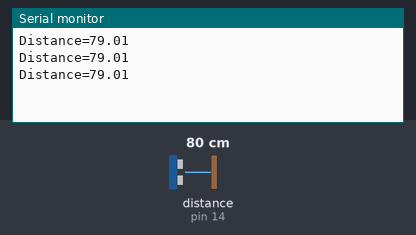
A sketch run on a simulated Arduino Mega 2560, built with avr-gcc and run on an emulated ATmega2560. Parts: the last lines printed to the serial monitor. Wiring (inferred from the names in the program): ultrasonic range finder: trigger pin 12; echo pin 14. The test bench sets the inputs (shaded band); at power-on: distance to the obstacle (sensor on pin 14) 80 cm. The echo pulse lasts 58.3 µs per cm.

Above: at 1.3 s.
1.4 s: distance to the obstacle (sensor on pin 14) set to 2 cm
At 1.9 s:
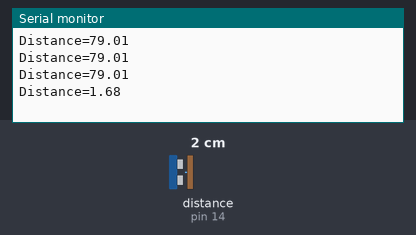
2.9 s: distance to the obstacle (sensor on pin 14) set to 4 cm
At 3.4 s:
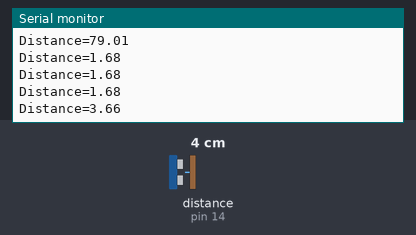
Timing chart, 0 to 5.9 s (numbered marks = the images above; inputs shaded):
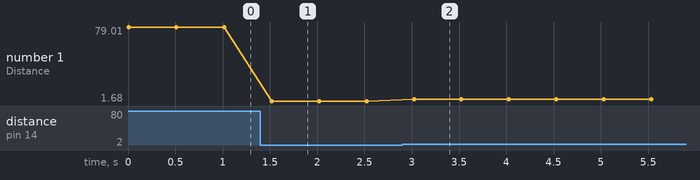

Measured:
- after the input at 1.4 s, the serial monitor: prints a new line after 0.12 s (image 1)
- after the input at 2.9 s, the serial monitor: prints a new line after 0.12 s (image 2)
- plotted number 1: 79.01 → 1.68 after the input at 1.4 s, 1.68 → 3.66 after the input at 2.9 s

The sketch:

HCSR04.ino
```cpp
int trig=12;
int echo=14;
void setup()
{
  Serial.begin(115200);
  Serial2.begin(9600);
  pinMode(trig,OUTPUT);
  pinMode(echo,INPUT);
}

void loop()
{
  digitalWrite(trig,LOW);  //關閉
  delayMicroseconds(5);
  digitalWrite(trig,HIGH);  //啟動超音波
  delayMicroseconds(10);
  digitalWrite(trig,LOW);  //關閉

  float echotime=pulseIn(echo,HIGH);  //計算回傳時間
  float cmValue=echotime/29.4/2;      //將時間轉成距離

  Serial.print("Distance=");
  Serial.println(cmValue);
  Serial2.println(cmValue);
  delay(500);

}
```
